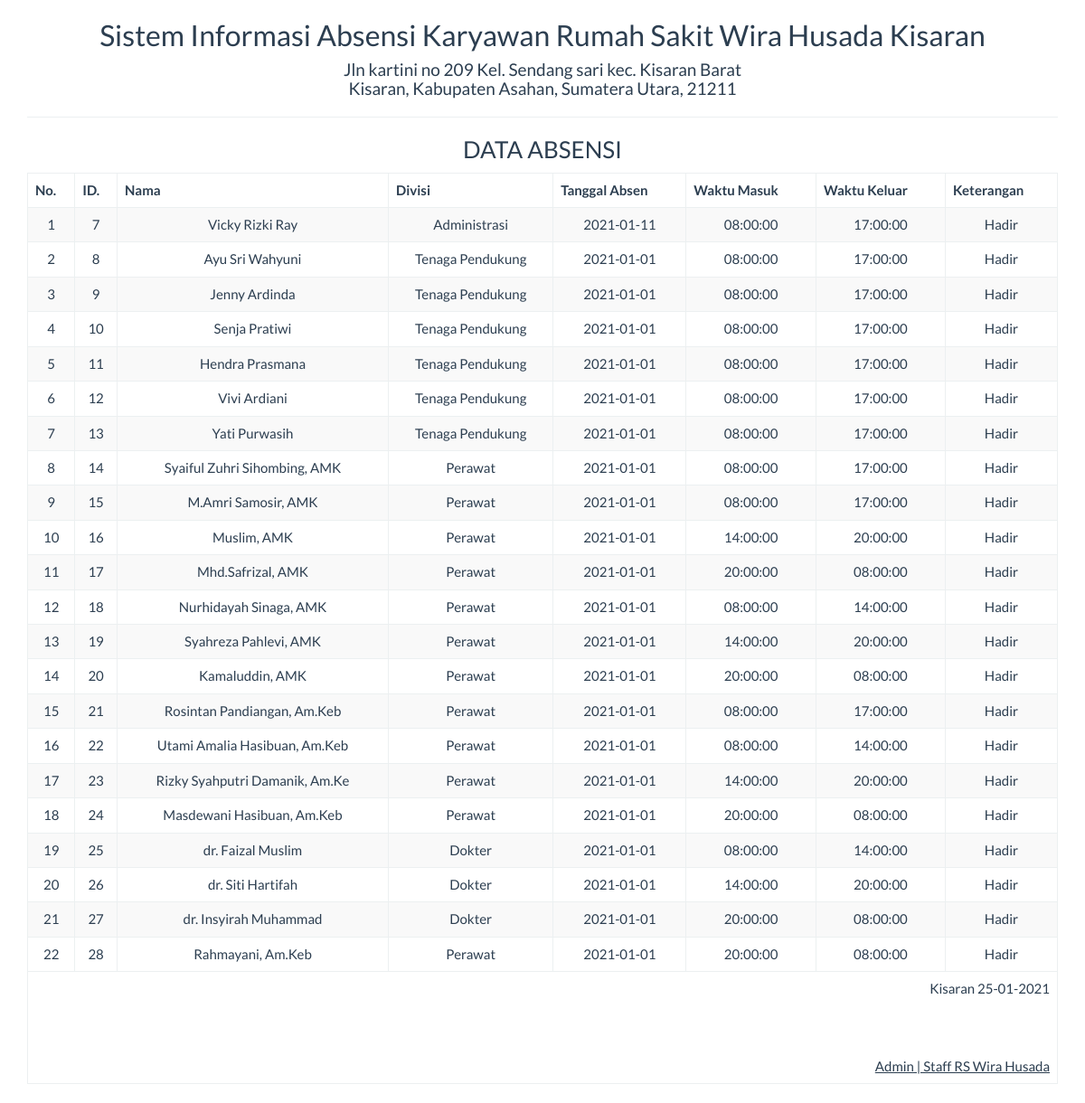
Page /report/arsip_semua.php on the committed database.
### tables this page shows
CREATE TABLE `tb_absen` (
  `id` int(11) NOT NULL,
  `nama` varchar(30) NOT NULL,
  `divisi` enum('Dokter','Perawat','Administrasi','Tenaga Pendukung') NOT NULL,
  `tgl_absen` date NOT NULL,
  `waktu_masuk` time NOT NULL,
  `waktu_keluar` time NOT NULL,
  `ket` enum('Hadir','Tidak Hadir') NOT NULL
);

### report/arsip_semua.php (the view, shortened to what this page needs)
<!DOCTYPE html>
<html>
    <head>
        <link href="../Assets/css/bootstrap.min.css" rel="stylesheet" type="text/css"/>
    </head>
    <body onload="print()">
        <?php
        include '../config/koneksi.php';
        ?>
        <div class="container">
            <div class='row'>
                <div class="col-sm-12">
                    <div class="text-center">
                        <h2>Sistem Informasi Absensi Karyawan Rumah Sakit Wira Husada Kisaran</h2>
                        <h4>Jln kartini no 209 Kel. Sendang sari kec. Kisaran Barat
                        <br> Kisaran, Kabupaten Asahan, Sumatera Utara, 21211</h4>
                        <hr>
                        <h3>DATA ABSENSI</h3>
                        <table class="table table-bordered table-striped table-hover">
                        <tbody>
                                <thead>
                            <tr>
                                <th>No.</th>
                                <th>ID.</th>
                                <th>Nama</th>
                                <th>Divisi</th>
                                <th>Tanggal Absen</th>
                                <th>Waktu Masuk</th>
                                <th>Waktu Keluar</th>
                                <th>Keterangan</th>
                            </tr>
								</thead>
							<tbody>
                            <?php
                            $sql = "SELECT * FROM tb_absen";
                            $query = mysqli_query($koneksi, $sql) or die("SQL Anda Salah");
                            $nomor = 0;
                            while ($data = mysqli_fetch_array($query)) {
                                $nomor++;
                                ?>
                                <tr>
                                    <td><?= $nomor ?></td>
                                    <td><?= $data['id'] ?></td>
                                    <td><?= $data['nama'] ?></td>
                                    <td><?= $data['divisi'] ?></td>
                                    <td><?= $data['tgl_absen'] ?></td>
                                    <td><?= $data['waktu_masuk'] ?></td>
                                    <td><?= $data['waktu_keluar'] ?></td>
                                    <td><?= $data['ket'] ?></td>
                                </tr>
                            <?php } ?>
							</tbody>
                        </tbody>
                            <tfoot>
                                <tr>
                                    <td colspan="8" class="text-right">
                                        Kisaran  <?= date("d-m-Y") ?>
                                        <br><br><br><br>
                                        <u>Admin | Staff RS Wira Husada<strong></u><br>
									</td>
								</tr>
							</tfoot>
                        </table>
                    </div>
                </div>
            </div>
    </body>
</html>

### rows in the picture
tb_absen: id "7", nama "Vicky Rizki Ray", divisi "Administrasi", tgl_absen "2021-01-11", waktu_masuk "08:00:00", waktu_keluar "17:00:00", ket "Hadir"
tb_absen: id "8", nama "Ayu Sri Wahyuni", divisi "Tenaga Pendukung", tgl_absen "2021-01-01", waktu_masuk "08:00:00", waktu_keluar "17:00:00", ket "Hadir"
tb_absen: id "9", nama "Jenny Ardinda", divisi "Tenaga Pendukung", tgl_absen "2021-01-01", waktu_masuk "08:00:00", waktu_keluar "17:00:00", ket "Hadir"
tb_absen: id "10", nama "Senja Pratiwi", divisi "Tenaga Pendukung", tgl_absen "2021-01-01", waktu_masuk "08:00:00", waktu_keluar "17:00:00", ket "Hadir"
tb_absen: id "11", nama "Hendra Prasmana", divisi "Tenaga Pendukung", tgl_absen "2021-01-01", waktu_masuk "08:00:00", waktu_keluar "17:00:00", ket "Hadir"
tb_absen: id "12", nama "Vivi Ardiani", divisi "Tenaga Pendukung", tgl_absen "2021-01-01", waktu_masuk "08:00:00", waktu_keluar "17:00:00", ket "Hadir"
tb_absen: id "13", nama "Yati Purwasih", divisi "Tenaga Pendukung", tgl_absen "2021-01-01", waktu_masuk "08:00:00", waktu_keluar "17:00:00", ket "Hadir"
tb_absen: id "14", nama "Syaiful Zuhri Sihombing, AMK", divisi "Perawat", tgl_absen "2021-01-01", waktu_masuk "08:00:00", waktu_keluar "17:00:00", ket "Hadir"
tb_absen: id "15", nama "M.Amri Samosir, AMK", divisi "Perawat", tgl_absen "2021-01-01", waktu_masuk "08:00:00", waktu_keluar "17:00:00", ket "Hadir"
tb_absen: id "16", nama "Muslim, AMK", divisi "Perawat", tgl_absen "2021-01-01", waktu_masuk "14:00:00", waktu_keluar "20:00:00", ket "Hadir"
tb_absen: id "17", nama "Mhd.Safrizal, AMK", divisi "Perawat", tgl_absen "2021-01-01", waktu_masuk "20:00:00", waktu_keluar "08:00:00", ket "Hadir"
tb_absen: id "18", nama "Nurhidayah Sinaga, AMK", divisi "Perawat", tgl_absen "2021-01-01", waktu_masuk "08:00:00", waktu_keluar "14:00:00", ket "Hadir"
tb_absen: id "19", nama "Syahreza Pahlevi, AMK", divisi "Perawat", tgl_absen "2021-01-01", waktu_masuk "14:00:00", waktu_keluar "20:00:00", ket "Hadir"
tb_absen: id "20", nama "Kamaluddin, AMK", divisi "Perawat", tgl_absen "2021-01-01", waktu_masuk "20:00:00", waktu_keluar "08:00:00", ket "Hadir"
tb_absen: id "21", nama "Rosintan Pandiangan, Am.Keb", divisi "Perawat", tgl_absen "2021-01-01", waktu_masuk "08:00:00", waktu_keluar "17:00:00", ket "Hadir"
tb_absen: id "22", nama "Utami Amalia Hasibuan, Am.Keb", divisi "Perawat", tgl_absen "2021-01-01", waktu_masuk "08:00:00", waktu_keluar "14:00:00", ket "Hadir"
tb_absen: id "23", nama "Rizky Syahputri Damanik, Am.Ke", divisi "Perawat", tgl_absen "2021-01-01", waktu_masuk "14:00:00", waktu_keluar "20:00:00", ket "Hadir"
tb_absen: id "24", nama "Masdewani Hasibuan, Am.Keb", divisi "Perawat", tgl_absen "2021-01-01", waktu_masuk "20:00:00", waktu_keluar "08:00:00", ket "Hadir"
tb_absen: id "25", nama "dr. Faizal Muslim", divisi "Dokter", tgl_absen "2021-01-01", waktu_masuk "08:00:00", waktu_keluar "14:00:00", ket "Hadir"
tb_absen: id "26", nama "dr. Siti Hartifah", divisi "Dokter", tgl_absen "2021-01-01", waktu_masuk "14:00:00", waktu_keluar "20:00:00", ket "Hadir"
tb_absen: id "27", nama "dr. Insyirah Muhammad", divisi "Dokter", tgl_absen "2021-01-01", waktu_masuk "20:00:00", waktu_keluar "08:00:00", ket "Hadir"
tb_absen: id "28", nama "Rahmayani, Am.Keb", divisi "Perawat", tgl_absen "2021-01-01", waktu_masuk "20:00:00", waktu_keluar "08:00:00", ket "Hadir"
